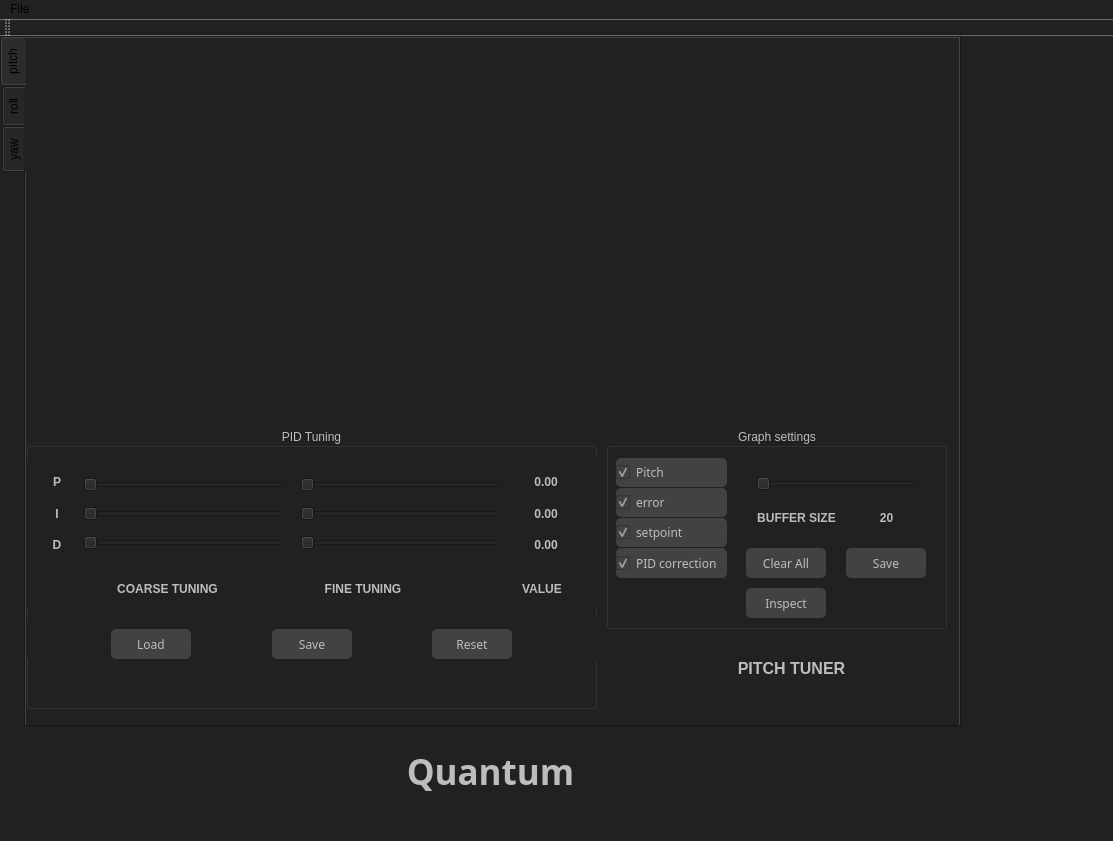
<?xml version="1.0" encoding="UTF-8"?>
<ui version="4.0">
 <class>MainWindow</class>
 <widget class="QMainWindow" name="MainWindow">
  <property name="geometry">
   <rect>
    <x>0</x>
    <y>0</y>
    <width>1113</width>
    <height>841</height>
   </rect>
  </property>
  <property name="windowTitle">
   <string>Quantum Controller</string>
  </property>
  <property name="styleSheet">
   <string notr="true">background-color: #212121;</string>
  </property>
  <widget class="QWidget" name="centralWidget">
   <widget class="QTabWidget" name="Tuning">
    <property name="geometry">
     <rect>
      <x>0</x>
      <y>0</y>
      <width>961</width>
      <height>691</height>
     </rect>
    </property>
    <property name="styleSheet">
     <string notr="true">background-color: #212121;
</string>
    </property>
    <property name="tabPosition">
     <enum>QTabWidget::West</enum>
    </property>
    <property name="currentIndex">
     <number>0</number>
    </property>
    <widget class="QWidget" name="pitch">
     <property name="enabled">
      <bool>true</bool>
     </property>
     <property name="font">
      <font>
       <pointsize>9</pointsize>
      </font>
     </property>
     <property name="cursor">
      <cursorShape>PointingHandCursor</cursorShape>
     </property>
     <attribute name="title">
      <string>pitch</string>
     </attribute>
     <widget class="QCustomPlot" name="graphPitch" native="true">
      <property name="geometry">
       <rect>
        <x>0</x>
        <y>0</y>
        <width>931</width>
        <height>371</height>
       </rect>
      </property>
     </widget>
     <widget class="QGroupBox" name="groupBox">
      <property name="geometry">
       <rect>
        <x>580</x>
        <y>390</y>
        <width>341</width>
        <height>201</height>
       </rect>
      </property>
      <property name="styleSheet">
       <string notr="true">color: #BDBDBD;</string>
      </property>
      <property name="title">
       <string>Graph settings</string>
      </property>
      <property name="alignment">
       <set>Qt::AlignCenter</set>
      </property>
      <widget class="QCheckBox" name="PitchCorrection">
       <property name="geometry">
        <rect>
         <x>10</x>
         <y>120</y>
         <width>111</width>
         <height>30</height>
        </rect>
       </property>
       <property name="font">
        <font>
         <family>Chilanka</family>
        </font>
       </property>
       <property name="styleSheet">
        <string notr="true">color: #BDBDBD;
background-color: #424242;
border-radius: 5px;</string>
       </property>
       <property name="text">
        <string>PID correction</string>
       </property>
       <property name="checked">
        <bool>true</bool>
       </property>
      </widget>
      <widget class="QCheckBox" name="PitchError">
       <property name="geometry">
        <rect>
         <x>10</x>
         <y>60</y>
         <width>111</width>
         <height>29</height>
        </rect>
       </property>
       <property name="font">
        <font>
         <family>Chilanka</family>
        </font>
       </property>
       <property name="styleSheet">
        <string notr="true">color: #BDBDBD;
background-color: #424242;
border-radius: 5px;</string>
       </property>
       <property name="text">
        <string>error</string>
       </property>
       <property name="checked">
        <bool>true</bool>
       </property>
      </widget>
      <widget class="QCheckBox" name="Pitch">
       <property name="geometry">
        <rect>
         <x>10</x>
         <y>30</y>
         <width>111</width>
         <height>29</height>
        </rect>
       </property>
       <property name="font">
        <font>
         <family>Chilanka</family>
        </font>
       </property>
       <property name="styleSheet">
        <string notr="true">color: #BDBDBD;
background-color: #424242;
border-radius: 5px;</string>
       </property>
       <property name="text">
        <string>Pitch</string>
       </property>
       <property name="checked">
        <bool>true</bool>
       </property>
      </widget>
      <widget class="QCheckBox" name="PitchSetpoint">
       <property name="geometry">
        <rect>
         <x>10</x>
         <y>90</y>
         <width>111</width>
         <height>29</height>
        </rect>
       </property>
       <property name="font">
        <font>
         <family>Chilanka</family>
        </font>
       </property>
       <property name="styleSheet">
        <string notr="true">color: #BDBDBD;
background-color: #424242;
border-radius: 5px;</string>
       </property>
       <property name="text">
        <string>setpoint</string>
       </property>
       <property name="checked">
        <bool>true</bool>
       </property>
      </widget>
      <widget class="QSlider" name="PitchBuffer">
       <property name="geometry">
        <rect>
         <x>150</x>
         <y>40</y>
         <width>161</width>
         <height>31</height>
        </rect>
       </property>
       <property name="font">
        <font>
         <pointsize>10</pointsize>
        </font>
       </property>
       <property name="minimum">
        <number>20</number>
       </property>
       <property name="maximum">
        <number>2000</number>
       </property>
       <property name="singleStep">
        <number>20</number>
       </property>
       <property name="pageStep">
        <number>500</number>
       </property>
       <property name="value">
        <number>20</number>
       </property>
       <property name="orientation">
        <enum>Qt::Horizontal</enum>
       </property>
      </widget>
      <widget class="QPushButton" name="PitchClear">
       <property name="enabled">
        <bool>true</bool>
       </property>
       <property name="geometry">
        <rect>
         <x>140</x>
         <y>120</y>
         <width>80</width>
         <height>30</height>
        </rect>
       </property>
       <property name="font">
        <font>
         <family>Chilanka</family>
        </font>
       </property>
       <property name="styleSheet">
        <string notr="true">color: #BDBDBD;
background-color: #424242;
border-radius: 5px;</string>
       </property>
       <property name="text">
        <string>Clear All</string>
       </property>
      </widget>
      <widget class="QLabel" name="PitchBufferLabel">
       <property name="geometry">
        <rect>
         <x>140</x>
         <y>80</y>
         <width>101</width>
         <height>20</height>
        </rect>
       </property>
       <property name="font">
        <font>
         <pointsize>9</pointsize>
         <weight>75</weight>
         <bold>true</bold>
        </font>
       </property>
       <property name="styleSheet">
        <string notr="true">color: #BDBDBD;</string>
       </property>
       <property name="text">
        <string>BUFFER SIZE</string>
       </property>
       <property name="alignment">
        <set>Qt::AlignCenter</set>
       </property>
      </widget>
      <widget class="QLabel" name="PitchBufferValue">
       <property name="geometry">
        <rect>
         <x>250</x>
         <y>80</y>
         <width>61</width>
         <height>20</height>
        </rect>
       </property>
       <property name="font">
        <font>
         <pointsize>9</pointsize>
         <weight>75</weight>
         <bold>true</bold>
        </font>
       </property>
       <property name="styleSheet">
        <string notr="true">color: #BDBDBD;</string>
       </property>
       <property name="text">
        <string>20</string>
       </property>
       <property name="alignment">
        <set>Qt::AlignCenter</set>
       </property>
      </widget>
      <widget class="QPushButton" name="PitchSave">
       <property name="enabled">
        <bool>true</bool>
       </property>
       <property name="geometry">
        <rect>
         <x>240</x>
         <y>120</y>
         <width>80</width>
         <height>30</height>
        </rect>
       </property>
       <property name="font">
        <font>
         <family>Chilanka</family>
        </font>
       </property>
       <property name="styleSheet">
        <string notr="true">color: #BDBDBD;
background-color: #424242;
border-radius: 5px;</string>
       </property>
       <property name="text">
        <string>Save</string>
       </property>
      </widget>
      <widget class="QPushButton" name="PitchInspect">
       <property name="enabled">
        <bool>true</bool>
       </property>
       <property name="geometry">
        <rect>
         <x>140</x>
         <y>160</y>
         <width>80</width>
         <height>30</height>
        </rect>
       </property>
       <property name="font">
        <font>
         <family>Chilanka</family>
        </font>
       </property>
       <property name="styleSheet">
        <string notr="true">color: #BDBDBD;
background-color: #424242;
border-radius: 5px;</string>
       </property>
       <property name="text">
        <string>Inspect</string>
       </property>
      </widget>
     </widget>
     <widget class="QLabel" name="label_15">
      <property name="geometry">
       <rect>
        <x>660</x>
        <y>620</y>
        <width>211</width>
        <height>21</height>
       </rect>
      </property>
      <property name="font">
       <font>
        <pointsize>12</pointsize>
        <weight>75</weight>
        <bold>true</bold>
       </font>
      </property>
      <property name="styleSheet">
       <string notr="true">color: #BDBDBD;</string>
      </property>
      <property name="text">
       <string>PITCH TUNER</string>
      </property>
      <property name="alignment">
       <set>Qt::AlignCenter</set>
      </property>
     </widget>
     <widget class="QGroupBox" name="groupBox_2">
      <property name="geometry">
       <rect>
        <x>0</x>
        <y>390</y>
        <width>571</width>
        <height>281</height>
       </rect>
      </property>
      <property name="font">
       <font>
        <stylestrategy>PreferAntialias</stylestrategy>
       </font>
      </property>
      <property name="styleSheet">
       <string notr="true">color: #BDBDBD;</string>
      </property>
      <property name="title">
       <string>PID Tuning</string>
      </property>
      <property name="alignment">
       <set>Qt::AlignCenter</set>
      </property>
      <property name="flat">
       <bool>false</bool>
      </property>
      <widget class="QWidget" name="horizontalLayoutWidget">
       <property name="geometry">
        <rect>
         <x>0</x>
         <y>30</y>
         <width>571</width>
         <height>111</height>
        </rect>
       </property>
       <layout class="QHBoxLayout" name="PitchTunerBox">
        <item>
         <spacer name="horizontalSpacer_1">
          <property name="orientation">
           <enum>Qt::Horizontal</enum>
          </property>
          <property name="sizeType">
           <enum>QSizePolicy::Expanding</enum>
          </property>
          <property name="sizeHint" stdset="0">
           <size>
            <width>10</width>
            <height>20</height>
           </size>
          </property>
         </spacer>
        </item>
        <item>
         <layout class="QVBoxLayout" name="verticalLayout_4">
          <item>
           <widget class="QLabel" name="PitchBufferValue_4">
            <property name="minimumSize">
             <size>
              <width>20</width>
              <height>0</height>
             </size>
            </property>
            <property name="maximumSize">
             <size>
              <width>30</width>
              <height>16777215</height>
             </size>
            </property>
            <property name="font">
             <font>
              <pointsize>9</pointsize>
              <weight>75</weight>
              <bold>true</bold>
             </font>
            </property>
            <property name="styleSheet">
             <string notr="true">color: #BDBDBD;</string>
            </property>
            <property name="text">
             <string>P</string>
            </property>
            <property name="alignment">
             <set>Qt::AlignCenter</set>
            </property>
           </widget>
          </item>
          <item>
           <widget class="QLabel" name="PitchBufferValue_3">
            <property name="minimumSize">
             <size>
              <width>20</width>
              <height>0</height>
             </size>
            </property>
            <property name="maximumSize">
             <size>
              <width>30</width>
              <height>16777215</height>
             </size>
            </property>
            <property name="font">
             <font>
              <pointsize>9</pointsize>
              <weight>75</weight>
              <bold>true</bold>
             </font>
            </property>
            <property name="styleSheet">
             <string notr="true">color: #BDBDBD;</string>
            </property>
            <property name="text">
             <string>I</string>
            </property>
            <property name="alignment">
             <set>Qt::AlignCenter</set>
            </property>
           </widget>
          </item>
          <item>
           <widget class="QLabel" name="PitchBufferValue_2">
            <property name="minimumSize">
             <size>
              <width>20</width>
              <height>0</height>
             </size>
            </property>
            <property name="maximumSize">
             <size>
              <width>30</width>
              <height>16777215</height>
             </size>
            </property>
            <property name="font">
             <font>
              <pointsize>9</pointsize>
              <weight>75</weight>
              <bold>true</bold>
             </font>
            </property>
            <property name="styleSheet">
             <string notr="true">color: #BDBDBD;</string>
            </property>
            <property name="text">
             <string>D</string>
            </property>
            <property name="alignment">
             <set>Qt::AlignCenter</set>
            </property>
           </widget>
          </item>
         </layout>
        </item>
        <item>
         <spacer name="horizontalSpacer">
          <property name="orientation">
           <enum>Qt::Horizontal</enum>
          </property>
          <property name="sizeHint" stdset="0">
           <size>
            <width>10</width>
            <height>20</height>
           </size>
          </property>
         </spacer>
        </item>
        <item>
         <layout class="QVBoxLayout" name="verticalLayout_2">
          <item>
           <widget class="QSlider" name="PitchP">
            <property name="minimumSize">
             <size>
              <width>200</width>
              <height>0</height>
             </size>
            </property>
            <property name="maximum">
             <number>10</number>
            </property>
            <property name="singleStep">
             <number>5</number>
            </property>
            <property name="value">
             <number>0</number>
            </property>
            <property name="orientation">
             <enum>Qt::Horizontal</enum>
            </property>
           </widget>
          </item>
          <item>
           <widget class="QSlider" name="PitchI">
            <property name="minimumSize">
             <size>
              <width>200</width>
              <height>0</height>
             </size>
            </property>
            <property name="orientation">
             <enum>Qt::Horizontal</enum>
            </property>
           </widget>
          </item>
          <item>
           <widget class="QSlider" name="PitchD">
            <property name="minimumSize">
             <size>
              <width>200</width>
              <height>0</height>
             </size>
            </property>
            <property name="orientation">
             <enum>Qt::Horizontal</enum>
            </property>
           </widget>
          </item>
         </layout>
        </item>
        <item>
         <spacer name="horizontalSpacer_2">
          <property name="orientation">
           <enum>Qt::Horizontal</enum>
          </property>
          <property name="sizeType">
           <enum>QSizePolicy::Expanding</enum>
          </property>
          <property name="sizeHint" stdset="0">
           <size>
            <width>10</width>
            <height>20</height>
           </size>
          </property>
         </spacer>
        </item>
        <item>
         <layout class="QVBoxLayout" name="verticalLayout">
          <item>
           <widget class="QSlider" name="Pitchp">
            <property name="minimumSize">
             <size>
              <width>200</width>
              <height>0</height>
             </size>
            </property>
            <property name="maximum">
             <number>10</number>
            </property>
            <property name="singleStep">
             <number>5</number>
            </property>
            <property name="value">
             <number>0</number>
            </property>
            <property name="orientation">
             <enum>Qt::Horizontal</enum>
            </property>
           </widget>
          </item>
          <item>
           <widget class="QSlider" name="Pitchi">
            <property name="minimumSize">
             <size>
              <width>200</width>
              <height>0</height>
             </size>
            </property>
            <property name="orientation">
             <enum>Qt::Horizontal</enum>
            </property>
           </widget>
          </item>
          <item>
           <widget class="QSlider" name="Pitchd">
            <property name="minimumSize">
             <size>
              <width>200</width>
              <height>0</height>
             </size>
            </property>
            <property name="orientation">
             <enum>Qt::Horizontal</enum>
            </property>
           </widget>
          </item>
         </layout>
        </item>
        <item>
         <spacer name="horizontalSpacer_3">
          <property name="orientation">
           <enum>Qt::Horizontal</enum>
          </property>
          <property name="sizeType">
           <enum>QSizePolicy::Expanding</enum>
          </property>
          <property name="sizeHint" stdset="0">
           <size>
            <width>10</width>
            <height>20</height>
           </size>
          </property>
         </spacer>
        </item>
        <item>
         <layout class="QVBoxLayout" name="verticalLayout_3">
          <property name="sizeConstraint">
           <enum>QLayout::SetDefaultConstraint</enum>
          </property>
          <item>
           <widget class="QLabel" name="PitchPDisp">
            <property name="sizePolicy">
             <sizepolicy hsizetype="Expanding" vsizetype="Preferred">
              <horstretch>0</horstretch>
              <verstretch>0</verstretch>
             </sizepolicy>
            </property>
            <property name="minimumSize">
             <size>
              <width>60</width>
              <height>0</height>
             </size>
            </property>
            <property name="maximumSize">
             <size>
              <width>100</width>
              <height>16777215</height>
             </size>
            </property>
            <property name="font">
             <font>
              <pointsize>9</pointsize>
              <weight>75</weight>
              <bold>true</bold>
             </font>
            </property>
            <property name="styleSheet">
             <string notr="true">color: #BDBDBD;</string>
            </property>
            <property name="text">
             <string>0.00</string>
            </property>
            <property name="alignment">
             <set>Qt::AlignCenter</set>
            </property>
           </widget>
          </item>
          <item>
           <widget class="QLabel" name="PitchIDisp">
            <property name="sizePolicy">
             <sizepolicy hsizetype="Expanding" vsizetype="Preferred">
              <horstretch>0</horstretch>
              <verstretch>0</verstretch>
             </sizepolicy>
            </property>
            <property name="minimumSize">
             <size>
              <width>60</width>
              <height>0</height>
             </size>
            </property>
            <property name="maximumSize">
             <size>
              <width>100</width>
              <height>16777215</height>
             </size>
            </property>
            <property name="font">
             <font>
              <pointsize>9</pointsize>
              <weight>75</weight>
              <bold>true</bold>
             </font>
            </property>
            <property name="styleSheet">
             <string notr="true">color: #BDBDBD;</string>
            </property>
            <property name="text">
             <string>0.00</string>
            </property>
            <property name="alignment">
             <set>Qt::AlignCenter</set>
            </property>
           </widget>
          </item>
          <item>
           <widget class="QLabel" name="PitchDDisp">
            <property name="sizePolicy">
             <sizepolicy hsizetype="Expanding" vsizetype="Preferred">
              <horstretch>0</horstretch>
              <verstretch>0</verstretch>
             </sizepolicy>
            </property>
            <property name="minimumSize">
             <size>
              <width>60</width>
              <height>0</height>
             </size>
            </property>
            <property name="maximumSize">
             <size>
              <width>100</width>
              <height>16777215</height>
             </size>
            </property>
            <property name="font">
             <font>
              <pointsize>9</pointsize>
              <weight>75</weight>
              <bold>true</bold>
             </font>
            </property>
            <property name="styleSheet">
             <string notr="true">color: #BDBDBD;</string>
            </property>
            <property name="text">
             <string>0.00</string>
            </property>
            <property name="alignment">
             <set>Qt::AlignCenter</set>
            </property>
           </widget>
          </item>
         </layout>
        </item>
        <item>
         <spacer name="horizontalSpacer_4">
          <property name="orientation">
           <enum>Qt::Horizontal</enum>
          </property>
          <property name="sizeType">
           <enum>QSizePolicy::Expanding</enum>
          </property>
          <property name="sizeHint" stdset="0">
           <size>
            <width>10</width>
            <height>20</height>
           </size>
          </property>
         </spacer>
        </item>
       </layout>
      </widget>
      <widget class="QWidget" name="horizontalLayoutWidget_2">
       <property name="geometry">
        <rect>
         <x>0</x>
         <y>140</y>
         <width>571</width>
         <height>41</height>
        </rect>
       </property>
       <layout class="QHBoxLayout" name="horizontalLayout">
        <item>
         <spacer name="horizontalSpacer_6">
          <property name="orientation">
           <enum>Qt::Horizontal</enum>
          </property>
          <property name="sizeType">
           <enum>QSizePolicy::Minimum</enum>
          </property>
          <property name="sizeHint" stdset="0">
           <size>
            <width>80</width>
            <height>20</height>
           </size>
          </property>
         </spacer>
        </item>
        <item>
         <widget class="QLabel" name="PitchBufferLabel_2">
          <property name="font">
           <font>
            <pointsize>9</pointsize>
            <weight>75</weight>
            <bold>true</bold>
           </font>
          </property>
          <property name="styleSheet">
           <string notr="true">color: #BDBDBD;</string>
          </property>
          <property name="text">
           <string>COARSE TUNING</string>
          </property>
          <property name="alignment">
           <set>Qt::AlignCenter</set>
          </property>
         </widget>
        </item>
        <item>
         <spacer name="horizontalSpacer_8">
          <property name="orientation">
           <enum>Qt::Horizontal</enum>
          </property>
          <property name="sizeType">
           <enum>QSizePolicy::Minimum</enum>
          </property>
          <property name="sizeHint" stdset="0">
           <size>
            <width>100</width>
            <height>20</height>
           </size>
          </property>
         </spacer>
        </item>
        <item>
         <widget class="QLabel" name="PitchBufferLabel_3">
          <property name="font">
           <font>
            <pointsize>9</pointsize>
            <weight>75</weight>
            <bold>true</bold>
           </font>
          </property>
          <property name="styleSheet">
           <string notr="true">color: #BDBDBD;</string>
          </property>
          <property name="text">
           <string>FINE TUNING</string>
          </property>
          <property name="alignment">
           <set>Qt::AlignCenter</set>
          </property>
         </widget>
        </item>
        <item>
         <spacer name="horizontalSpacer_5">
          <property name="orientation">
           <enum>Qt::Horizontal</enum>
          </property>
          <property name="sizeType">
           <enum>QSizePolicy::Minimum</enum>
          </property>
          <property name="sizeHint" stdset="0">
           <size>
            <width>95</width>
            <height>20</height>
           </size>
          </property>
         </spacer>
        </item>
        <item>
         <widget class="QLabel" name="PitchBufferLabel_4">
          <property name="font">
           <font>
            <pointsize>9</pointsize>
            <weight>75</weight>
            <bold>true</bold>
           </font>
          </property>
          <property name="styleSheet">
           <string notr="true">color: #BDBDBD;</string>
          </property>
          <property name="text">
           <string>VALUE</string>
          </property>
          <property name="alignment">
           <set>Qt::AlignCenter</set>
          </property>
         </widget>
        </item>
        <item>
         <spacer name="horizontalSpacer_7">
          <property name="orientation">
           <enum>Qt::Horizontal</enum>
          </property>
          <property name="sizeType">
           <enum>QSizePolicy::Minimum</enum>
          </property>
          <property name="sizeHint" stdset="0">
           <size>
            <width>5</width>
            <height>20</height>
           </size>
          </property>
         </spacer>
        </item>
       </layout>
      </widget>
      <widget class="QWidget" name="horizontalLayoutWidget_3">
       <property name="geometry">
        <rect>
         <x>0</x>
         <y>190</y>
         <width>571</width>
         <height>41</height>
        </rect>
       </property>
       <layout class="QHBoxLayout" name="PitchButtonBox">
        <item>
         <spacer name="horizontalSpacer_10">
          <property name="orientation">
           <enum>Qt::Horizontal</enum>
          </property>
          <property name="sizeHint" stdset="0">
           <size>
            <width>40</width>
            <height>20</height>
           </size>
          </property>
         </spacer>
        </item>
        <item>
         <widget class="QPushButton" name="pushButton_2">
          <property name="enabled">
           <bool>true</bool>
          </property>
          <property name="minimumSize">
           <size>
            <width>80</width>
            <height>30</height>
           </size>
          </property>
          <property name="font">
           <font>
            <family>Chilanka</family>
           </font>
          </property>
          <property name="styleSheet">
           <string notr="true">color: #BDBDBD;
background-color: #424242;
border-radius: 5px;</string>
          </property>
          <property name="text">
           <string>Load</string>
          </property>
         </widget>
        </item>
        <item>
         <spacer name="horizontalSpacer_12">
          <property name="orientation">
           <enum>Qt::Horizontal</enum>
          </property>
          <property name="sizeHint" stdset="0">
           <size>
            <width>40</width>
            <height>20</height>
           </size>
          </property>
         </spacer>
        </item>
        <item>
         <widget class="QPushButton" name="pushButton_3">
          <property name="enabled">
           <bool>true</bool>
          </property>
          <property name="minimumSize">
           <size>
            <width>80</width>
            <height>30</height>
           </size>
          </property>
          <property name="font">
           <font>
            <family>Chilanka</family>
           </font>
          </property>
          <property name="styleSheet">
           <string notr="true">color: #BDBDBD;
background-color: #424242;
border-radius: 5px;</string>
          </property>
          <property name="text">
           <string>Save</string>
          </property>
         </widget>
        </item>
        <item>
         <spacer name="horizontalSpacer_11">
          <property name="orientation">
           <enum>Qt::Horizontal</enum>
          </property>
          <property name="sizeHint" stdset="0">
           <size>
            <width>40</width>
            <height>20</height>
           </size>
          </property>
         </spacer>
        </item>
        <item>
         <widget class="QPushButton" name="pushButton">
          <property name="enabled">
           <bool>true</bool>
          </property>
          <property name="minimumSize">
           <size>
            <width>80</width>
            <height>30</height>
           </size>
          </property>
          <property name="font">
           <font>
            <family>Chilanka</family>
           </font>
          </property>
          <property name="styleSheet">
           <string notr="true">color: #BDBDBD;
background-color: #424242;
border-radius: 5px;</string>
          </property>
          <property name="text">
           <string>Reset</string>
          </property>
         </widget>
        </item>
        <item>
         <spacer name="horizontalSpacer_9">
          <property name="orientation">
           <enum>Qt::Horizontal</enum>
          </property>
          <property name="sizeHint" stdset="0">
           <size>
            <width>40</width>
            <height>20</height>
           </size>
          </property>
         </spacer>
        </item>
       </layout>
      </widget>
     </widget>
    </widget>
    <widget class="QWidget" name="roll">
     <attribute name="title">
      <string>roll</string>
     </attribute>
    </widget>
    <widget class="QWidget" name="yaw">
     <attribute name="title">
      <string>yaw</string>
     </attribute>
    </widget>
   </widget>
   <widget class="QLabel" name="tiburonLabel">
    <property name="geometry">
     <rect>
      <x>360</x>
      <y>710</y>
      <width>261</width>
      <height>51</height>
     </rect>
    </property>
    <property name="font">
     <font>
      <family>Tlwg Mono</family>
      <pointsize>26</pointsize>
      <weight>75</weight>
      <bold>true</bold>
     </font>
    </property>
    <property name="styleSheet">
     <string notr="true">color: #BDBDBD;</string>
    </property>
    <property name="text">
     <string>Quantum</string>
    </property>
    <property name="alignment">
     <set>Qt::AlignCenter</set>
    </property>
   </widget>
  </widget>
  <widget class="QMenuBar" name="menuBar">
   <property name="geometry">
    <rect>
     <x>0</x>
     <y>0</y>
     <width>1113</width>
     <height>20</height>
    </rect>
   </property>
   <widget class="QMenu" name="menu">
    <property name="title">
     <string>File</string>
    </property>
    <addaction name="actionFile"/>
    <addaction name="separator"/>
   </widget>
   <addaction name="menu"/>
  </widget>
  <widget class="QToolBar" name="mainToolBar">
   <attribute name="toolBarArea">
    <enum>TopToolBarArea</enum>
   </attribute>
   <attribute name="toolBarBreak">
    <bool>true</bool>
   </attribute>
  </widget>
  <widget class="QStatusBar" name="statusBar"/>
  <action name="actionFile">
   <property name="text">
    <string>File</string>
   </property>
  </action>
 </widget>
 <layoutdefault spacing="6" margin="11"/>
 <customwidgets>
  <customwidget>
   <class>QCustomPlot</class>
   <extends>QWidget</extends>
   <header>customplot/qcustomplot.h</header>
   <container>1</container>
  </customwidget>
 </customwidgets>
 <resources/>
 <connections/>
</ui>
